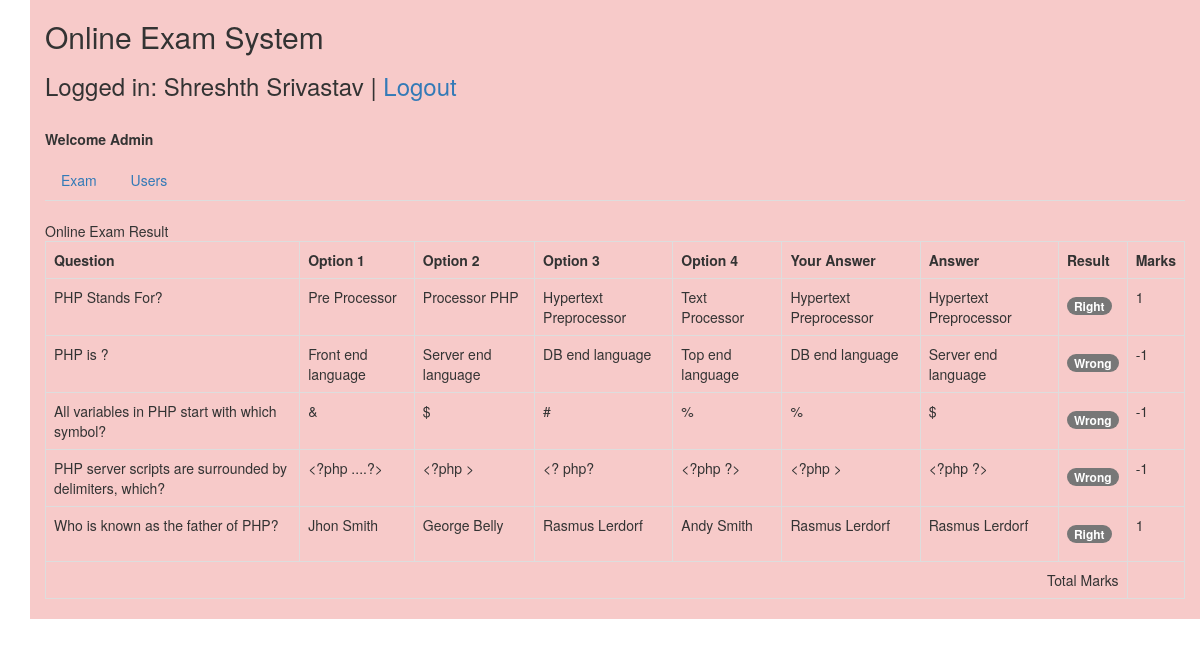
/view_result.php?exam_id=1 (signed in), run on the app's committed database.
### tables this page shows
CREATE TABLE `online_exam_question` (
  `id` int(11) NOT NULL,
  `exam_id` int(11) NOT NULL,
  `question` text NOT NULL,
  `answer` enum('1','2','3','4') NOT NULL
);

CREATE TABLE `online_exam_option` (
  `id` int(11) NOT NULL,
  `question_id` int(11) NOT NULL,
  `option` int(2) NOT NULL,
  `title` varchar(250) NOT NULL
);

CREATE TABLE `online_exam_question_answer` (
  `id` int(11) NOT NULL,
  `user_id` int(11) NOT NULL,
  `exam_id` int(11) NOT NULL,
  `question_id` int(11) NOT NULL,
  `user_answer_option` enum('0','1','2','3','4') NOT NULL,
  `marks` varchar(20) NOT NULL
);

### class/Exam.php (called while the page is built, shortened)
<?php
class Exam {
	private $questionTable = 'online_exam_question';
	private $questionAnswerTable = 'online_exam_question_answer';
	private $optionTable = 'online_exam_option';
	private $conn;
	public function __construct($db){
        $this->conn = $db;
    }
	public function getExamResults () {
		if($this->exam_id) {
			$whereSQL = '';
			$sqlQuery = "
				SELECT answer.question_id, answer.marks, question.question, question.answer, answer.user_answer_option
				FROM ".$this->questionTable." question
				LEFT JOIN ".$this->questionAnswerTable." answer ON answer.question_id = question.id
				WHERE question.exam_id = ? $whereSQL";
			$stmt = $this->conn->prepare($sqlQuery);
			$stmt->bind_param("i", $this->exam_id);
			$stmt->execute();
			$result = $stmt->get_result();
			$records = array();
			while ($examResult = $result->fetch_assoc()) {
				$rows = array();
				$rows['question_id'] = $examResult['question_id'];
				$rows['marks'] = $examResult['marks'];
				$rows['question'] = $examResult['question'];
				$rows['answer'] = $examResult['answer'];
				$rows['user_answer_option'] = $examResult['user_answer_option'];
				$records[] = $rows;
			}
			return $records;
		}
	}
	public function getQuestopnOptions ($questionId) {
		if($questionId) {
			$sqlQuery = "
				SELECT id, question_id, option, title
				FROM ".$this->optionTable." question
				WHERE question_id = '".$questionId."'";
			$stmt = $this->conn->prepare($sqlQuery);
			$stmt->execute();
			$result = $stmt->get_result();
			$records = array();
			while ($option = $result->fetch_assoc()) {
				$rows = array();
				$rows['option'] = $option['option'];
				$rows['title'] = $option['title'];
				$records[] = $rows;
			}
			return $records;
		}
	}
	public function getExamTotalMarks () {
		if($this->exam_id) {
			$sqlQuery = "
				SELECT SUM(marks) as mark
				FROM ".$this->questionAnswerTable."
				WHERE user_id = '".$_SESSION["userid"]."' AND exam_id = '".$this->exam_id."'";
			$stmt = $this->conn->prepare($sqlQuery);
			$stmt->execute();
			$result = $stmt->get_result();
			$records = array();
			while ($marks = $result->fetch_assoc()) {
				$rows = array();
				$rows['mark'] = $marks['mark'];
				$records[] = $rows;
			}
			return $records;
		}
	}
}
?>

### view_result.php (the view, shortened to what this page needs)
<?php
include_once 'class/User.php';
include_once 'class/Exam.php';
$database = new Database();
$db = $database->getConnection();
$exam = new Exam($db);
if(!empty($_GET['exam_id'])) {
	$exam->exam_id = $_GET['exam_id'];
}
include('inc/header.php');
?>
<link rel="stylesheet" href="css/dataTables.bootstrap.min.css" />
<link rel="stylesheet" href="css/TimeCircles.css" />
<?php include('inc/container.php');?>
<div class="container" style="background-color:#F7CAC9;">
	<h2>Online Exam System</h2>
	<?php include('top_menus.php'); ?>
	<br>
<?php
$examResult =  $exam->getExamResults();
?>
	<div class="card">
		<div class="card-header">
			<div class="row">
				<div class="col-md-8">Online Exam Result</div>
			</div>
		</div>
		<div class="card-body">
			<div class="table-responsive">
				<table class="table table-bordered table-hover">
					<tr>
						<th>Question</th>
						<th>Option 1</th>
						<th>Option 2</th>
						<th>Option 3</th>
						<th>Option 4</th>
						<th>Your Answer</th>
						<th>Answer</th>
						<th>Result</th>
						<th>Marks</th>
					</tr>
					<?php
					foreach($examResult as $results) {
						$examResults  = $exam->getQuestopnOptions($results["question_id"]);
						$userAnswer = '';
						$orignalAnswer = '';
						$questionResult = '';
						if($results['marks'] > '0')	{
							$questionResult = '<h4 class="badge badge-success">Right</h4>';
						}
						if($results['marks'] < '0')	{
							$questionResult = '<h4 class="badge badge-danger">Wrong</h4>';
						}
						echo '
						<tr>
							<td>'.$results['question'].'</td>';
						foreach($examResults as $questionOption){
							echo '<td>'.$questionOption["title"].'</td>';
							if($questionOption["option"] == $results['user_answer_option']) {
								$userAnswer = $questionOption['title'];
							}
							if($questionOption['option'] == $results['answer']){
								$orignalAnswer = $questionOption['title'];
							}
						}
						echo '
						<td>'.$userAnswer.'</td>
						<td>'.$orignalAnswer.'</td>
						<td>'.$questionResult.'</td>
						<td>'.$results["marks"].'</td>
					</tr>';
					}
					$marksResult = $exam->getExamTotalMarks();
					foreach($marksResult as $marks){
					?>
					<tr>
						<td colspan="8" align="right">Total Marks</td>
						<td align="right"><?php echo $marks["mark"]; ?></td>
					</tr>
					<?php
					}
					?>
				</table>
			</div>
		</div>
	</div>
</div>
 <?php include('inc/footer.php');?>

### inc/header.php (shortened to what this page needs)
<!DOCTYPE html>
<html lang="en">
<head>
  <link rel="stylesheet" href="https://maxcdn.bootstrapcdn.com/bootstrap/3.3.5/css/bootstrap.min.css">
  <link rel="stylesheet" href="https://maxcdn.bootstrapcdn.com/bootstrap/3.3.5/css/bootstrap-theme.min.css">
</head>

### inc/container.php
</head>
<body class="">
<div class="container" style="min-height:500px;">

### top_menus.php (shortened to what this page needs)
<h3><?php if($_SESSION["userid"]) { echo "Logged in: ".ucfirst($_SESSION["name"]); } ?> | <a href="logout.php">Logout</a> </h3><br>
<p><strong>Welcome <?php echo ucfirst($_SESSION["role"]); ?></strong></p>
<ul class="nav nav-tabs">
	<?php if($_SESSION["role"] == 'admin') { ?>
		<li id="exam" class="active"><a href="exam.php">Exam</a></li>
		<li id="user"><a href="user.php">Users</a></li>
	<?php } ?>
</ul>

### inc/footer.php (shortened to what this page needs)
</body>
</html>

### data on the page
online_exam_question: question "PHP Stands For?", online_exam_option.title "Hypertext Preprocessor", shows "Right", online_exam_question_answer.marks "1"
online_exam_option: title "Pre Processor"
online_exam_option: title "Processor PHP"
online_exam_option: title "Hypertext Preprocessor"
online_exam_option: title "Text Processor"
online_exam_question: question "PHP is ?", online_exam_option.title "DB end language", online_exam_option.title "Server end language", shows "Wrong", online_exam_question_answer.marks "-1"
online_exam_option: title "Front end language"
online_exam_option: title "Server end language"
online_exam_option: title "DB end language"
online_exam_option: title "Top end language"
online_exam_question: question "All variables in PHP start with which symbol?", title "&", title "$", title "#", title "%", userAnswer "%", orignalAnswer "$", shows "Wrong", online_exam_question_answer.marks "-1"
online_exam_question: question "PHP server scripts are surrounded by delimiters, which?", online_exam_option.title "<?php >", online_exam_option.title "<?php ?>", shows "Wrong", online_exam_question_answer.marks "-1"
online_exam_option: title "<?php ....?>"
online_exam_option: title "<?php >"
online_exam_option: title "<? php?"
online_exam_option: title "<?php ?>"
online_exam_question: question "Who is known as the father of PHP?", online_exam_option.title "Rasmus Lerdorf", shows "Right", online_exam_question_answer.marks "1"
online_exam_option: title "Jhon Smith"
online_exam_option: title "George Belly"
online_exam_option: title "Rasmus Lerdorf"
online_exam_option: title "Andy Smith"

### other printed values
$_SESSION["name"] "Shreshth Srivastav"
$_SESSION["role"] "Admin"
